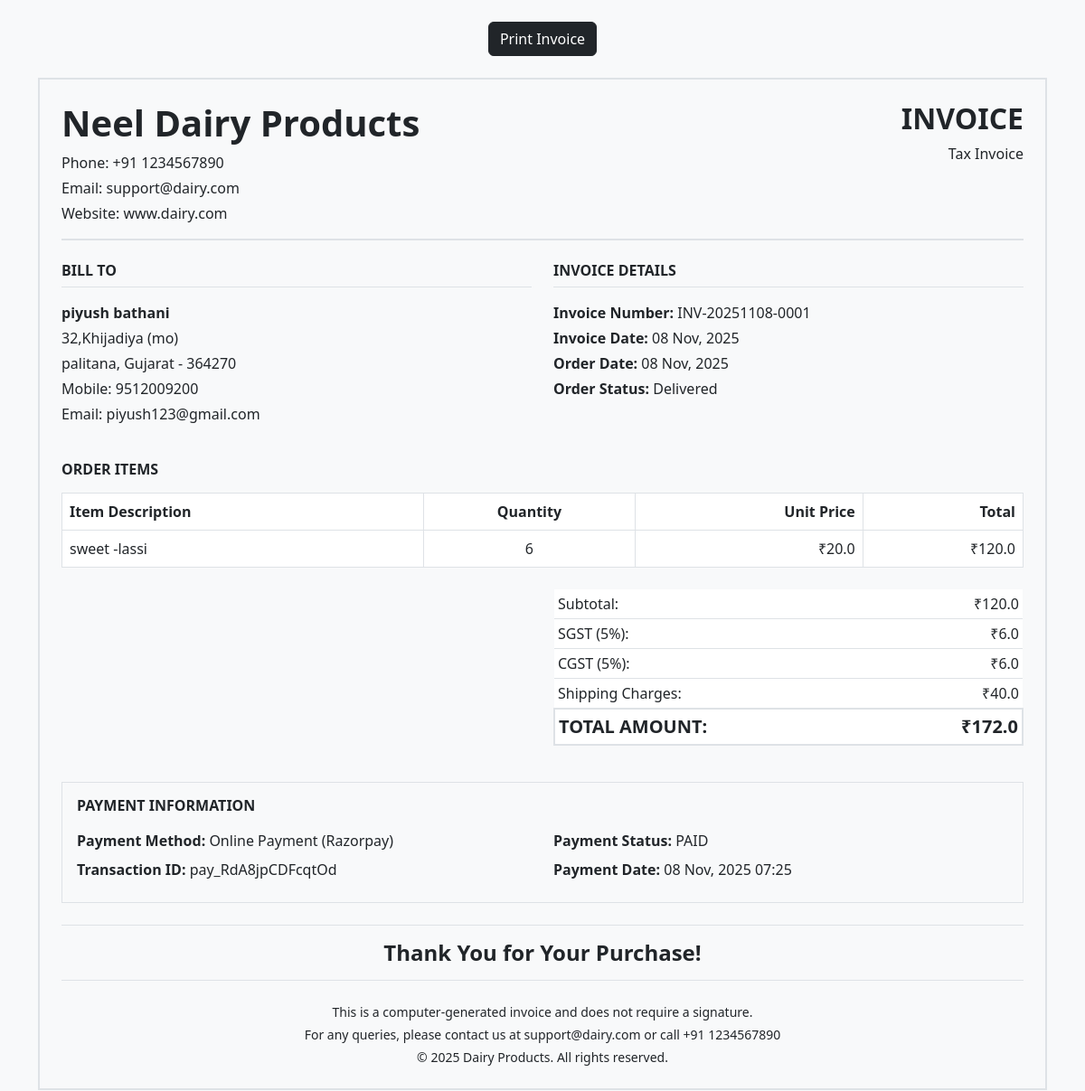
The app's page /view-invoice/3/ (signed in) with its own data.
### app/models.py (models this page shows, shortened)
class Invoice(models.Model):
    invoice_number = models.CharField(max_length=100, unique=True)
    order = models.ForeignKey(OrderPlaced, on_delete=models.CASCADE, related_name='invoices')
    user = models.ForeignKey(User, on_delete=models.CASCADE)
    customer = models.ForeignKey(Customer, on_delete=models.CASCADE)
    payment = models.ForeignKey(Payment, on_delete=models.CASCADE)
    invoice_date = models.DateTimeField(auto_now_add=True)
    product_title = models.CharField(max_length=200)
    product_quantity = models.PositiveIntegerField()
    product_price = models.FloatField()
    subtotal = models.FloatField()
    sgst = models.FloatField(default=0)  # 5%
    cgst = models.FloatField(default=0)  # 5%
    shipping_charge = models.FloatField(default=40)
    total_amount = models.FloatField()
    delivery_name = models.CharField(max_length=200)
    delivery_mobile = models.CharField(max_length=10)
    delivery_locality = models.CharField(max_length=200)
    delivery_city = models.CharField(max_length=50)
    delivery_state = models.CharField(max_length=50)
    delivery_zipcode = models.CharField(max_length=10)
    payment_method = models.CharField(max_length=50, default='Online Payment')
    razorpay_payment_id = models.CharField(max_length=100, blank=True, null=True)
    is_generated = models.BooleanField(default=True)
    class Meta:
        ordering = ['-invoice_date']

class OrderPlaced(models.Model):
    user = models.ForeignKey(User, on_delete=models.CASCADE)
    customer = models.ForeignKey(Customer, on_delete=models.CASCADE)
    product = models.ForeignKey(Product, on_delete=models.CASCADE)
    quantity = models.PositiveIntegerField(default=1)
    ordered_date = models.DateTimeField(auto_now_add=True)
    status = models.CharField(max_length=50, choices=STATUS_CHOICES, default='Pending')
    payment = models.ForeignKey(Payment, on_delete=models.CASCADE, default="")

### app/views.py (the view)
# urls.py: path('view-invoice/<int:invoice_id>/', views.view_invoice, name='view-invoice'),
@login_required
def view_invoice(request, invoice_id):
    try:
        invoice = Invoice.objects.get(id=invoice_id, user=request.user)
        return render(request, 'app/invoice.html', {'invoice': invoice})
    except Invoice.DoesNotExist:
        messages.error(request, 'Invoice not found.')
        return redirect('orders')

### app/templates/app/invoice.html (shortened to what this page needs)
<!DOCTYPE html>
<html lang="en">
<head>
    <link href="https://cdn.jsdelivr.net/npm/bootstrap@5.3.0/dist/css/bootstrap.min.css" rel="stylesheet">
</head>
<body class="bg-light">
    <div class="container my-4">
        <div class="text-center mb-4 print-button">
            <button onclick="window.print()" class="btn btn-dark">Print Invoice</button>
        </div>
        <div class="border border-2 p-4">
            <div class="border-bottom border-2 pb-3 mb-4">
                <div class="row">
                    <div class="col-8">
                        <h1 class="fw-bold mb-2">Neel Dairy Products</h1>
                        <p class="mb-1">Phone: +91 1234567890</p>
                        <p class="mb-1">Email: support@dairy.com</p>
                        <p class="mb-0">Website: www.dairy.com</p>
                    </div>
                    <div class="col-4 text-end">
                        <h2 class="fw-bold">INVOICE</h2>
                        <p>Tax Invoice</p>
                    </div>
                </div>
            </div>
            <div class="row mb-4">
                <div class="col-md-6 mb-3">
                    <h6 class="fw-bold border-bottom pb-2 mb-3">BILL TO</h6>
                    <p class="mb-1 fw-bold">{{ invoice.delivery_name }}</p>
                    <p class="mb-1">{{ invoice.delivery_locality }}</p>
                    <p class="mb-1">{{ invoice.delivery_city }}, {{ invoice.delivery_state }} - {{ invoice.delivery_zipcode }}</p>
                    <p class="mb-1">Mobile: {{ invoice.delivery_mobile }}</p>
                    <p class="mb-0">Email: {{ invoice.user.email }}</p>
                </div>
                <div class="col-md-6">
                    <h6 class="fw-bold border-bottom pb-2 mb-3">INVOICE DETAILS</h6>
                    <p class="mb-1"><strong>Invoice Number:</strong> {{ invoice.invoice_number }}</p>
                    <p class="mb-1"><strong>Invoice Date:</strong> {{ invoice.invoice_date|date:"d M, Y" }}</p>
                    <p class="mb-1"><strong>Order Date:</strong> {{ invoice.order.ordered_date|date:"d M, Y" }}</p>
                    <p class="mb-0"><strong>Order Status:</strong> {{ invoice.order.status }}</p>
                </div>
            </div>
            <div class="mb-4">
                <h6 class="fw-bold mb-3">ORDER ITEMS</h6>
                <table class="table table-bordered">
                    <thead>
                        <tr>
                            <th>Item Description</th>
                            <th class="text-center">Quantity</th>
                            <th class="text-end">Unit Price</th>
                            <th class="text-end">Total</th>
                        </tr>
                    </thead>
                    <tbody>
                        <tr>
                            <td>{{ invoice.product_title }}</td>
                            <td class="text-center">{{ invoice.product_quantity }}</td>
                            <td class="text-end">₹{{ invoice.product_price }}</td>
                            <td class="text-end">₹{{ invoice.subtotal }}</td>
                        </tr>
                    </tbody>
                </table>
            </div>
            <div class="row">
                <div class="col-md-6"></div>
                <div class="col-md-6">
                    <table class="table table-sm">
                        <tr>
                            <td>Subtotal:</td>
                            <td class="text-end">₹{{ invoice.subtotal }}</td>
                        </tr>
                        <tr>
                            <td>SGST (5%):</td>
                            <td class="text-end">₹{{ invoice.sgst }}</td>
                        </tr>
                        <tr>
                            <td>CGST (5%):</td>
                            <td class="text-end">₹{{ invoice.cgst }}</td>
                        </tr>
                        <tr>
                            <td>Shipping Charges:</td>
                            <td class="text-end">{% if invoice.shipping_charge == 0 %}FREE{% else %}₹{{ invoice.shipping_charge }}{% endif %}</td>
                        </tr>
                        <tr class="border-top border-2">
                            <td class="fw-bold fs-5">TOTAL AMOUNT:</td>
                            <td class="text-end fw-bold fs-5">₹{{ invoice.total_amount }}</td>
                        </tr>
                    </table>
                </div>
            </div>
            <div class="mt-4 border p-3">
                <h6 class="fw-bold mb-3">PAYMENT INFORMATION</h6>
                <div class="row">
                    <div class="col-md-6 mb-2">
                        <strong>Payment Method:</strong> {{ invoice.payment_method }}
                    </div>
                    <div class="col-md-6 mb-2">
                        <strong>Payment Status:</strong> PAID
                    </div>
                    {% if invoice.razorpay_payment_id %}
                    <div class="col-md-6 mb-2">
                        <strong>Transaction ID:</strong> {{ invoice.razorpay_payment_id }}
                    </div>
                    {% endif %}
                    <div class="col-md-6">
                        <strong>Payment Date:</strong> {{ invoice.order.ordered_date|date:"d M, Y H:i" }}
                    </div>
                </div>
            </div>
            <div class="text-center my-4 py-3 border-top border-bottom">
                <h4 class="fw-bold mb-0">Thank You for Your Purchase!</h4>
            </div>
            <div class="text-center small mt-3">
                <p class="mb-1">This is a computer-generated invoice and does not require a signature.</p>
                <p class="mb-1">For any queries, please contact us at support@dairy.com or call +91 1234567890</p>
                <p class="mb-0">© 2025 Dairy Products. All rights reserved.</p>
            </div>
        </div>
    </div>
</body>
</html>

### records on screen
Invoice: delivery_name "piyush bathani", delivery_locality "32,Khijadiya (mo)", delivery_city "palitana", delivery_state "Gujarat", delivery_zipcode "364270", delivery_mobile "9512009200", user.email "piyush123@gmail.com", invoice_number "INV-20251108-0001", invoice_date "08 Nov, 2025", order.ordered_date "08 Nov, 2025", order.status "Delivered", product_title "sweet -lassi", product_quantity "6", product_price "20.0", subtotal "120.0", sgst "6.0", cgst "6.0", shipping_charge "40.0", total_amount "172.0", payment_method "Online Payment (Razorpay)", razorpay_payment_id "pay_RdA8jpCDFcqtOd", order.ordered_date "08 Nov, 2025 07:25"
